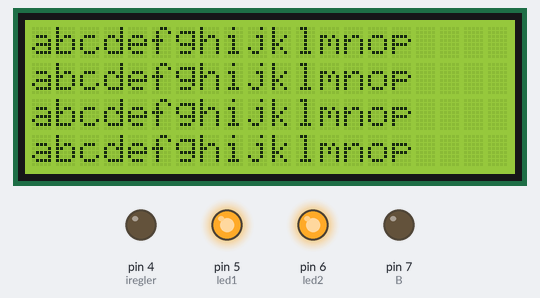
Recording of a sketch running on a simulated Arduino Uno, built with avr-gcc and run on an emulated ATmega328P. Parts: 20×4 character LCD, output pins drawn as LEDs (lit = HIGH). What the sketch prints to the serial monitor is not drawn.

Above: at 16.2 s.
Timing chart, 0 to 129.6 s (numbered marks = the images above):
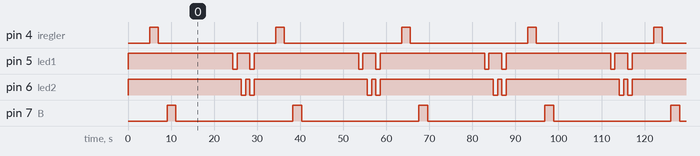

Measured:
- by itself, pin 4 (iregler), pin 7 (B): alternates HIGH for 2.0 s and LOW for 27.3 s
- by itself, pin 5 (led1): repeats every 29.3 s: HIGH 3.0 s, LOW 1.0 s, HIGH 24.3 s, LOW 1.0 s
- by itself, pin 6 (led2): repeats every 29.3 s: HIGH 1.0 s, LOW 1.0 s, HIGH 26.3 s, LOW 1.0 s

The sketch:

other_test.ino
```cpp
#include <LiquidCrystal_I2C.h>
#include <Wire.h>

LiquidCrystal_I2C lcd(0x27, 20, 4);

const int led1 = 5;
const int led2 = 6;
const int iregler = 4;
const int B = 7;

void setup() {
  lcd.begin();
  Serial.begin(9600);
  pinMode(led1, OUTPUT);
  pinMode(led2, OUTPUT);
  pinMode(iregler, OUTPUT);
  pinMode(B, OUTPUT);
  digitalWrite(led1, HIGH);
  digitalWrite(led2, HIGH);
  delay(5000);
}

void loop() {
  digitalWrite(iregler, HIGH);
  Serial.println("Potentiometer Indicator on");
  delay(2000);
  digitalWrite(iregler, LOW);
  Serial.println("Potentiometer Indicator off");
  delay(2000);
  digitalWrite(B, HIGH);
  Serial.println("Bewegungsmelder Indicator on");
  delay(2000);
  digitalWrite(B, LOW);
  Serial.println("Bewegungsmelder Indicator off");
  delay(2000);
  lcd.noBacklight();
  Serial.println("Display off");
  delay(2000);
  lcd.backlight();
  Serial.println("Display on");
  delay(1000);
  for (int i = 0; i <= 3; i++) {
    lcd.print("abcdefghijklmnop");
    lcd.setCursor(0, 1);
    lcd.print("abcdefghijklmnop");
    lcd.setCursor(0, 2);
    lcd.print("abcdefghijklmnop");
    lcd.setCursor(0, 3);
    lcd.print("abcdefghijklmnop");
    Serial.println("Printed");
    delay(1000);
    lcd.clear();
    Serial.println("cleared");
    delay(1000);
  }
  digitalWrite(led1, LOW);
  Serial.println("Led1 ON");
  delay(1000);
  digitalWrite(led1, HIGH);
  Serial.println("Led1 OFF");
  delay(1000);
  digitalWrite(led2, LOW);
  Serial.println("Led2 ON");
  delay(1000);
  digitalWrite(led2, HIGH);
  Serial.println("Led2 OFF");
  delay(1000);
  digitalWrite(led1, LOW);
  digitalWrite(led2, LOW);
  Serial.println("Both Leds on");
  delay(1000);
  digitalWrite(led1, HIGH);
  digitalWrite(led2, HIGH);
  lcd.clear();
  lcd.noBacklight();
  Serial.println("Finished");
  delay(5000);
}
```
